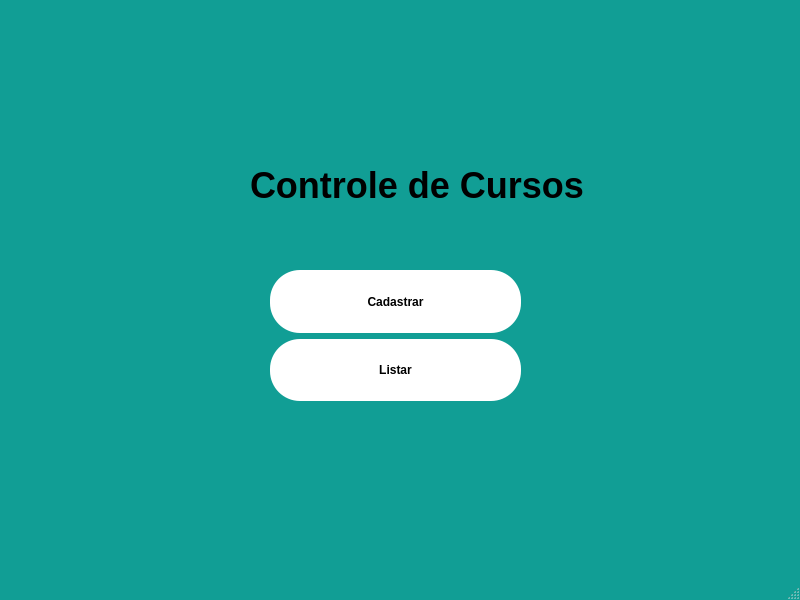
<?xml version="1.0" encoding="UTF-8"?>
<ui version="4.0">
 <class>Menu</class>
 <widget class="QMainWindow" name="Menu">
  <property name="geometry">
   <rect>
    <x>0</x>
    <y>0</y>
    <width>800</width>
    <height>600</height>
   </rect>
  </property>
  <property name="minimumSize">
   <size>
    <width>800</width>
    <height>600</height>
   </size>
  </property>
  <property name="maximumSize">
   <size>
    <width>800</width>
    <height>600</height>
   </size>
  </property>
  <property name="windowTitle">
   <string>Menu</string>
  </property>
  <property name="styleSheet">
   <string notr="true">QMainWindow {
	background-color: #119e95;
}</string>
  </property>
  <widget class="QWidget" name="centralwidget">
   <widget class="QWidget" name="verticalLayoutWidget">
    <property name="geometry">
     <rect>
      <x>270</x>
      <y>270</y>
      <width>251</width>
      <height>131</height>
     </rect>
    </property>
    <layout class="QVBoxLayout" name="verticalLayout">
     <item>
      <widget class="QPushButton" name="btnCadastrar">
       <property name="sizePolicy">
        <sizepolicy hsizetype="Minimum" vsizetype="Expanding">
         <horstretch>0</horstretch>
         <verstretch>0</verstretch>
        </sizepolicy>
       </property>
       <property name="styleSheet">
        <string notr="true">QPushButton {
	background-color: white;
	font-weight: bold;
	border: 1rem solid;
	border-radius: 30px;
}</string>
       </property>
       <property name="text">
        <string>Cadastrar</string>
       </property>
      </widget>
     </item>
     <item>
      <widget class="QPushButton" name="btnListar">
       <property name="sizePolicy">
        <sizepolicy hsizetype="Minimum" vsizetype="Expanding">
         <horstretch>0</horstretch>
         <verstretch>0</verstretch>
        </sizepolicy>
       </property>
       <property name="styleSheet">
        <string notr="true">QPushButton {
	background-color: white;
	font-weight: bold;
	border: 1rem solid;
	border-radius: 30px;
}</string>
       </property>
       <property name="text">
        <string>Listar</string>
       </property>
      </widget>
     </item>
    </layout>
   </widget>
   <widget class="QLabel" name="lblTitulo">
    <property name="geometry">
     <rect>
      <x>250</x>
      <y>150</y>
      <width>341</width>
      <height>71</height>
     </rect>
    </property>
    <property name="styleSheet">
     <string notr="true">QLabel {
	font-weight: bold;
	font-size: 36px;
}</string>
    </property>
    <property name="text">
     <string>Controle de Cursos</string>
    </property>
   </widget>
   <widget class="QLabel" name="label">
    <property name="geometry">
     <rect>
      <x>310</x>
      <y>60</y>
      <width>171</width>
      <height>101</height>
     </rect>
    </property>
    <property name="styleSheet">
     <string notr="true">QLabel {
	opacity: 0.5%;
}</string>
    </property>
    <property name="text">
     <string/>
    </property>
    <property name="pixmap">
     <pixmap resource="imgs.qrc">:/img/images/chapeu.png</pixmap>
    </property>
    <property name="scaledContents">
     <bool>true</bool>
    </property>
   </widget>
  </widget>
  <widget class="QMenuBar" name="menubar">
   <property name="geometry">
    <rect>
     <x>0</x>
     <y>0</y>
     <width>800</width>
     <height>26</height>
    </rect>
   </property>
  </widget>
  <widget class="QStatusBar" name="statusbar"/>
 </widget>
 <resources>
  <include location="imgs.qrc"/>
 </resources>
 <connections/>
</ui>
